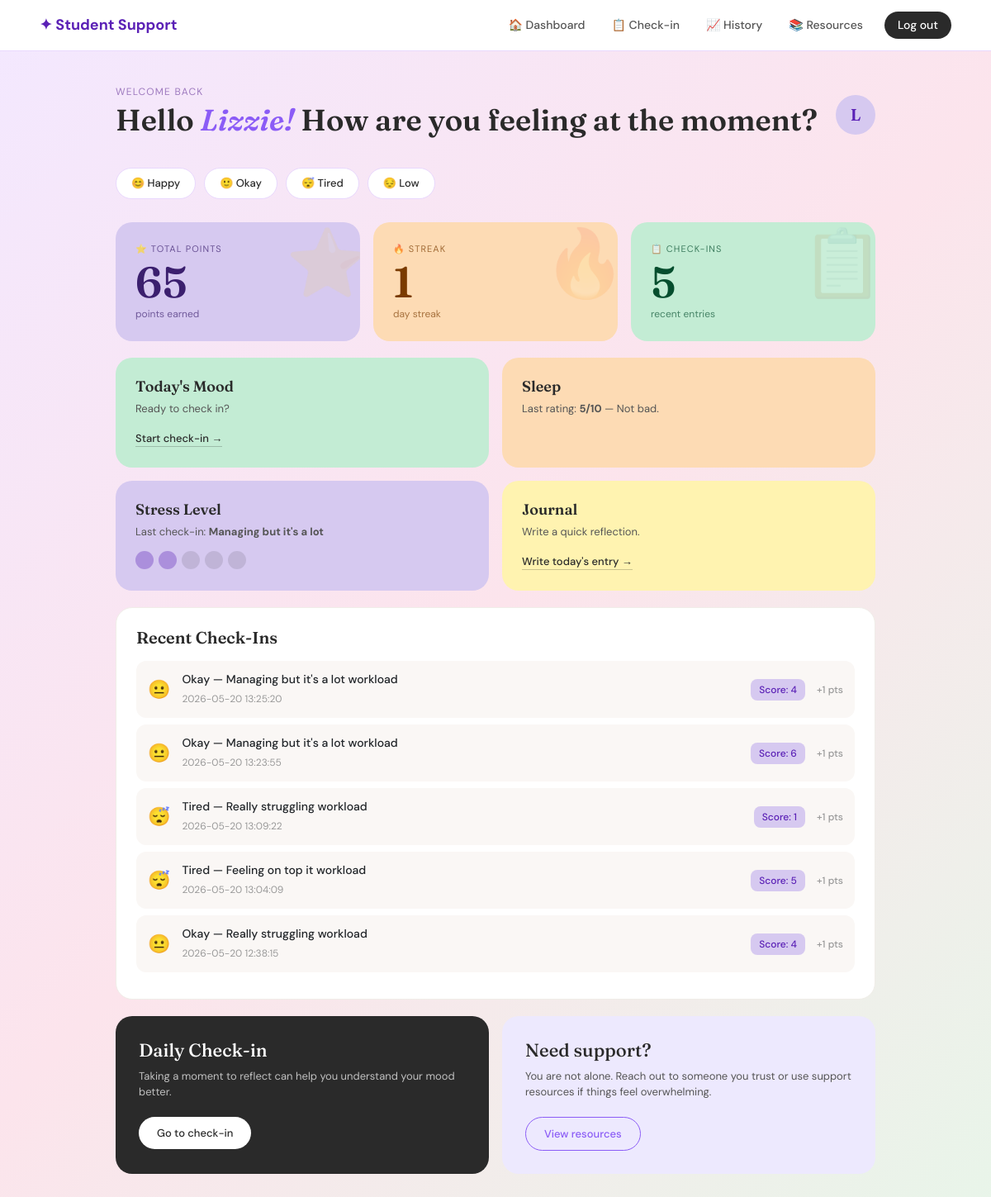
The app's page /dashboard (signed in) with its own data.
### tables this page shows
CREATE TABLE user_stats (
            id INTEGER PRIMARY KEY AUTOINCREMENT,
            user_id INTEGER UNIQUE NOT NULL,
            total_points INTEGER DEFAULT 0,
            current_streak INTEGER DEFAULT 0,
            last_checkin_date TEXT,
            FOREIGN KEY (user_id) REFERENCES users(id)
        );

CREATE TABLE checkins (
            id INTEGER PRIMARY KEY AUTOINCREMENT,
            user_id INTEGER,
            mood TEXT,
            academic TEXT,
            workload TEXT,
            social TEXT,
            financial TEXT,
            sleep TEXT,
            rating INTEGER,
            score INTEGER,
            points_earned INTEGER DEFAULT 0,
            date TIMESTAMP DEFAULT CURRENT_TIMESTAMP,
            FOREIGN KEY (user_id) REFERENCES users(id)
        );

### app.py (the view)
@app.route("/dashboard")
def dashboard():
    if "user_id" not in session:
        return redirect(url_for("login"))
    conn = get_db_connection()
    stats = conn.execute(
        "SELECT * FROM user_stats WHERE user_id = ?", (session["user_id"],)
    ).fetchone()
    recent_checkins = conn.execute(
        "SELECT * FROM checkins WHERE user_id = ? ORDER BY date DESC LIMIT 5",
        (session["user_id"],)
    ).fetchall()
    conn.close()
    return render_template("dashboard.html",
        first_name=session["first_name"],
        stats=stats,
        recent_checkins=recent_checkins
    )

### app.py (called while the page is built)
def get_db_connection():
    conn = sqlite3.connect("wellbeing.db")
    conn.row_factory = sqlite3.Row
    return conn

### templates/dashboard.html (shortened to what this page needs)
{% extends "base.html" %}
{% block content %}
<div class="dashboard-wrapper">
  <div class="dashboard-header">
    <div>
      <p class="small-text">Welcome back</p>
      <h1>Hello <em>{{ first_name }}!</em> How are you feeling at the moment?</h1>
    </div>
    <div class="profile-circle">{{ first_name[0] | upper }}</div>
  </div>
 <div class="mood-row">
    <a href="{{ url_for('checkin') }}" class="mood-pill">😊 Happy</a>
    <a href="{{ url_for('checkin') }}" class="mood-pill">🙂 Okay</a>
    <a href="{{ url_for('checkin') }}" class="mood-pill">😴 Tired</a>
    <a href="{{ url_for('checkin') }}" class="mood-pill">😔 Low</a>
</div>
  <div class="stats-row">
    <div class="stat-card card-purple">
      <div class="stat-label">⭐ Total Points</div>
      <div class="stat-num">{{ stats.total_points if stats else 0 }}</div>
      <div class="stat-sub">points earned</div>
      <div class="stat-deco">⭐</div>
    </div>
    <div class="stat-card card-peach">
      <div class="stat-label">🔥 Streak</div>
      <div class="stat-num">{{ stats.current_streak if stats else 0 }}</div>
      <div class="stat-sub">day streak</div>
      <div class="stat-deco">🔥</div>
    </div>
    <div class="stat-card card-green">
      <div class="stat-label">📋 Check-ins</div>
      <div class="stat-num">{{ recent_checkins | length }}</div>
      <div class="stat-sub">recent entries</div>
      <div class="stat-deco">📋</div>
    </div>
  </div>
  <div class="dashboard-grid">
    <div class="dash-card green-card">
      <h3>Today's Mood</h3>
      <p>Ready to check in?</p>
      <a href="{{ url_for('checkin') }}">Start check-in →</a>
    </div>
    <div class="dash-card orange-card">
      <h3>Sleep</h3>
      {% if recent_checkins %}
        {% set last = recent_checkins[0] %}
        <p>Last rating: <strong>{{ last.rating }}/10</strong> —
          {% if last.rating >= 8 %}Great night!
          {% elif last.rating >= 5 %}Not bad.
          {% else %}Could be better.{% endif %}
        </p>
      {% else %}
        <p>Track how rested you feel.</p>
      {% endif %}
    </div>
    <div class="dash-card purple-card">
      <h3>Stress Level</h3>
      {% if recent_checkins %}
        {% set last = recent_checkins[0] %}
        <p>Last check-in: <strong>{{ last.workload | capitalize if last.workload else '—' }}</strong></p>
        <div class="stress-dots">
          {% set level = 3 if last.workload == 'Really Struggling' else (2 if last.workload == "Managing but it's a lot" else 1) %}
          {% for i in range(5) %}
            <div class="stress-dot {% if i < level %}filled{% endif %}"></div>
          {% endfor %}
        </div>
      {% else %}
        <p>Notice your stress patterns.</p>
        <div class="stress-dots">
          {% for i in range(5) %}<div class="stress-dot"></div>{% endfor %}
        </div>
      {% endif %}
    </div>
    <div class="dash-card yellow-card">
    <h3>Journal</h3>
    <p>Write a quick reflection.</p>
    <a href="{{ url_for('journal') }}">Write today's entry →</a>
</div>
  </div>
  <div class="history-card">
    <h3>Recent Check-Ins</h3>
    {% if recent_checkins %}
      {% for c in recent_checkins %}
      <div class="checkin-row">
        <div class="mood-emoji">
          {% if c.mood == 'happy' %}😊
          {% elif c.mood == 'okay' %}😐
          {% elif c.mood == 'tired' %}😴
          {% elif c.mood == 'stressed' %}😟
          {% else %}😢{% endif %}
        </div>
        <div class="info">
          <strong>{{ c.mood | capitalize }} — {{ c.workload | capitalize if c.workload else 'N/A' }} workload</strong>
          <span>{{ c.date }}</span>
        </div>
        <div class="score-badge">Score: {{ c.score }}</div>
        <div class="pts-badge">+{{ c.points_earned }} pts</div>
      </div>
      {% endfor %}
    {% else %}
      <div class="empty-state">
        No check-ins yet — <a href="{{ url_for('checkin') }}">start your first one!</a>
      </div>
    {% endif %}
  </div>
  <div class="bottom-grid">
    <div class="daily-card">
      <h2>Daily Check-in</h2>
      <p>Taking a moment to reflect can help you understand your mood better.</p>
      <a href="{{ url_for('checkin') }}" class="dark-btn">Go to check-in</a>
    </div>
    <div class="support-card">
      <h2>Need support?</h2>
      <p>You are not alone. Reach out to someone you trust or use support resources if things feel overwhelming.</p>
      <a href="{{ url_for('resources') }}" class="outline-btn">View resources</a>
    </div>
  </div>
</div>
{% endblock %}

### templates/base.html (shortened to what this page needs)
<!DOCTYPE html>
<html lang="en">
<head>
    <link href="https://cdn.jsdelivr.net/npm/bootstrap@5.3.0/dist/css/bootstrap.min.css" rel="stylesheet">
</head>
<body>
    {% if session.get('user_id') %}
    <nav class="navbar navbar-expand-lg">
        <div class="container-fluid px-4">
            <a class="navbar-brand" href="/dashboard">✦ Student Support</a>
            <div class="collapse navbar-collapse" id="navbarNav">
                <ul class="navbar-nav ms-auto align-items-center gap-1">
                    <li class="nav-item">
                        <a class="nav-link" href="/dashboard">🏠 Dashboard</a>
                    </li>
                    <li class="nav-item">
                        <a class="nav-link" href="/checkin">📋 Check-in</a>
                    </li>
                    <li class="nav-item">
                        <a class="nav-link" href="/view-checkins">📈 History</a>
                    </li>
                    <li class="nav-item">
                        <a class="nav-link" href="/resources">📚 Resources</a>
                    </li>
                    <li class="nav-item ms-2">
                        <a class="nav-link nav-logout" href="/logout">Log out</a>
                    </li>
                </ul>
            </div>
        </div>
    </nav>
    {% endif %}
    {% block content %}
    {% endblock %}
</body>
</html>

### templates/base.html (style rules this page uses)
body { background: linear-gradient(135deg, #f3e8ff 0%, #fce4ec 50%, #e8f5e9 100%); min-height: 100vh; }
.navbar { background: white !important; border-bottom: 1px solid #E9D8FD; padding: 12px 24px; }
.navbar-brand { font-weight: 700; color: #5B21B6 !important; font-size: 18px; }
.nav-link { color: #555 !important; font-size: 14px; font-weight: 500; padding: 6px 14px !important; border-radius: 20px; transition: all 0.2s; }
.nav-logout { background: #2a2a2a; color: white !important; border-radius: 20px; padding: 6px 16px !important; }

### records on screen
user_stats: total_points "65", current_streak "1"
checkins: rating "5", workload "Managing but it's a lot", mood "Okay", date "2026-05-20 13:25:20", score "4", points_earned "1"
checkins: mood "Okay", workload "Managing but it's a lot", date "2026-05-20 13:23:55", score "6", points_earned "1"
checkins: mood "Tired", workload "Really struggling", date "2026-05-20 13:09:22", score "1", points_earned "1"
checkins: mood "Tired", workload "Feeling on top it", date "2026-05-20 13:04:09", score "5", points_earned "1"
checkins: mood "Okay", workload "Really struggling", date "2026-05-20 12:38:15", score "4", points_earned "1"

### other values on screen
{{ first_name }} "Lizzie"
{{ first_name[0] | upper }} "L"
{{ recent_checkins | length }} "5"
